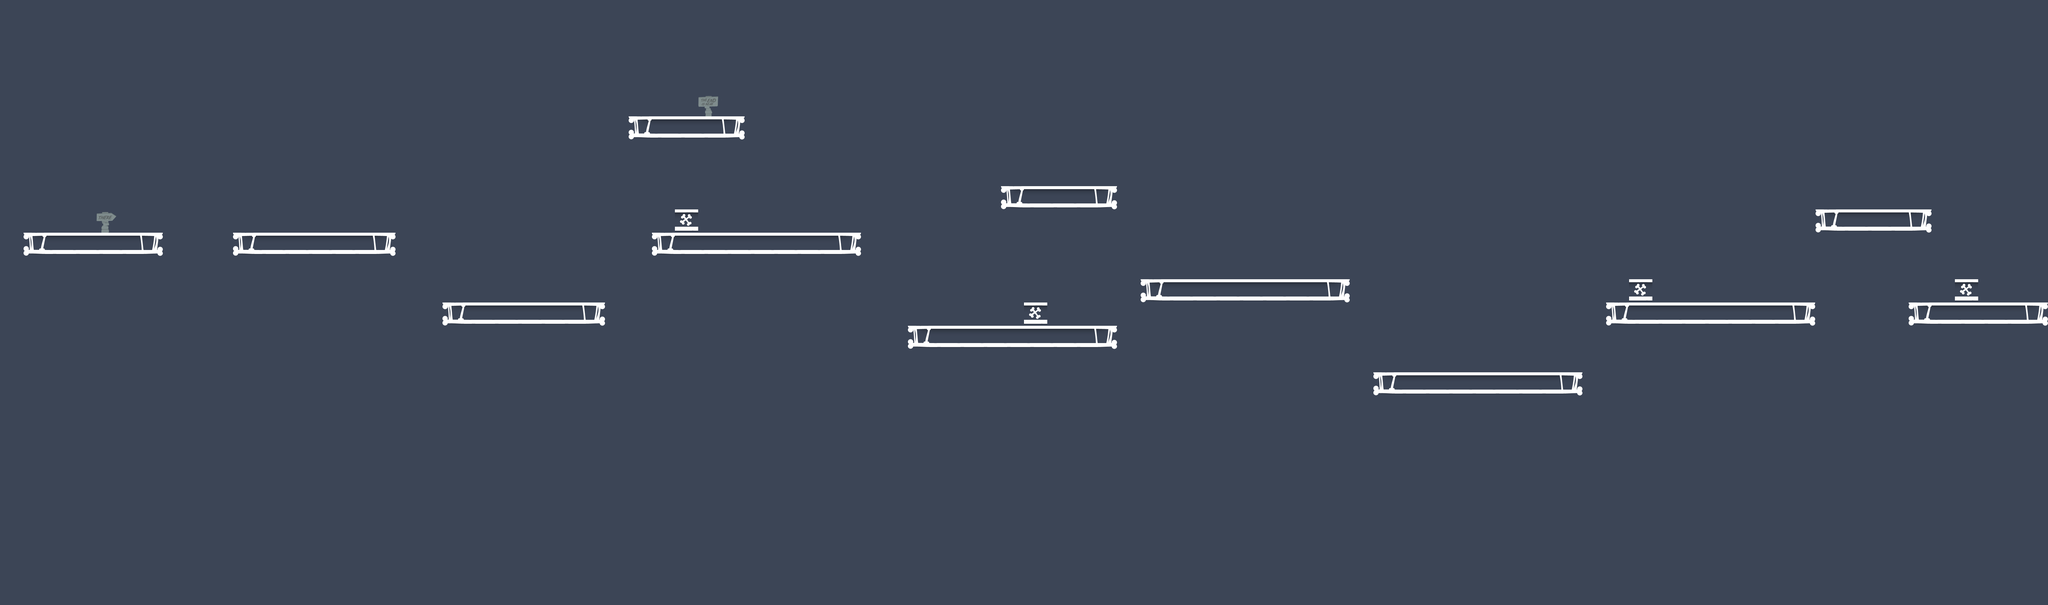

This game map was drawn from its Tiled (.tmx) file and the tilesets committed beside it. A one-line description and the trimmed map source follow:
An orthogonal 88x26 tile map with 70x70 px tiles, 2 tile layers (collision, foreground) and 26 objects (16x enemy, 9x items, player).

<map version="1.0" orientation="orthogonal" width="88" height="26" tilewidth="70" tileheight="70" backgroundcolor="#3c4556">
 <tileset firstgid="1" name="map_tiles_70" tilewidth="70" tileheight="70">
  <image source="map_tiles_70.png" width="560" height="140" />
  <tile id="0" />
  <tile id="1" />
  <tile id="2" />
  <tile id="3" />
 </tileset>
 <objectgroup color="#ffff00" name="items" width="88" height="26">
  <object name="gun" type="items" x="875" y="595" width="70" height="70">
   <properties>
    <property name="bullets" value="5" />
   </properties>
  </object>
  <object name="gun" type="items" x="2275" y="595" width="70" height="70">
   <properties>
    <property name="bullets" value="6" />
   </properties>
  </object>
  <object name="health" type="items" x="2835" y="875" width="70" height="70" />
  <object name="gun" type="items" x="3745" y="735" width="70" height="70">
   <properties>
    <property name="bullets" value="5" />
   </properties>
  </object>
  <object name="health" type="items" x="4445" y="1015" width="70" height="70" />
  <object name="health" type="items" x="5565" y="525" width="70" height="70" />
  <object name="gun" type="items" x="5775" y="805" width="70" height="70">
   <properties>
    <property name="bullets" value="4" />
   </properties>
  </object>
  <object name="exit_sign" type="items" x="5915" y="805" width="70" height="70" />
  <object name="door" type="items" x="5985" y="805" width="70" height="70" />
 </objectgroup>
 <objectgroup color="#00aa00" name="player" width="88" height="26">
  <object name="player" type="player" x="210" y="560" width="70" height="140" />
 </objectgroup>
 <objectgroup color="#ff0000" name="enemies" width="88" height="26">
  <object name="zombie" type="enemy" x="875" y="560" width="70" height="140">
   <properties>
    <property name="archetype" value="walker" />
    <property name="startLeft" value="true" />
   </properties>
  </object>
  <object name="zombie" type="enemy" x="1435" y="770" width="70" height="140">
   <properties>
    <property name="archetype" value="walker" />
   </properties>
  </object>
  <object name="zombie" type="enemy" x="1645" y="770" width="70" height="140">
   <properties>
    <property name="archetype" value="walker" />
    <property name="startLeft" value="true" />
   </properties>
  </object>
  <object name="zombie" type="enemy" x="2065" y="560" width="70" height="140">
   <properties>
    <property name="archetype" value="walker" />
   </properties>
  </object>
  <object name="zombie" type="enemy" x="2275" y="560" width="70" height="140">
   <properties>
    <property name="archetype" value="runner" />
    <property name="startLeft" value="true" />
   </properties>
  </object>
  <object name="zombie" type="enemy" x="2345" y="560" width="70" height="140">
   <properties>
    <property name="archetype" value="walker" />
   </properties>
  </object>
  <object name="zombie" type="enemy" x="2835" y="840" width="70" height="140">
   <properties>
    <property name="archetype" value="brute" />
    <property name="startLeft" value="true" />
   </properties>
  </object>
  <object name="zombie" type="enemy" x="3115" y="840" width="70" height="140">
   <properties>
    <property name="archetype" value="walker" />
   </properties>
  </object>
  <object name="zombie" type="enemy" x="3115" y="420" width="70" height="140">
   <properties>
    <property name="archetype" value="spitter" />
   </properties>
  </object>
  <object name="zombie" type="enemy" x="3605" y="700" width="70" height="140">
   <properties>
    <property name="archetype" value="runner" />
   </properties>
  </object>
  <object name="zombie" type="enemy" x="3885" y="700" width="70" height="140">
   <properties>
    <property name="archetype" value="walker" />
    <property name="startLeft" value="true" />
   </properties>
  </object>
  <object name="zombie" type="enemy" x="4235" y="980" width="70" height="140">
   <properties>
    <property name="archetype" value="runner" />
    <property name="startLeft" value="true" />
   </properties>
  </object>
  <object name="zombie" type="enemy" x="4515" y="980" width="70" height="140">
   <properties>
    <property name="archetype" value="runner" />
   </properties>
  </object>
  <object name="zombie" type="enemy" x="4935" y="770" width="70" height="140">
   <properties>
    <property name="archetype" value="walker" />
   </properties>
  </object>
  <object name="zombie" type="enemy" x="5285" y="770" width="70" height="140">
   <properties>
    <property name="archetype" value="walker" />
    <property name="startLeft" value="true" />
   </properties>
  </object>
  <object name="zombie" type="enemy" x="5845" y="770" width="70" height="140">
   <properties>
    <property name="archetype" value="walker" />
   </properties>
  </object>
 </objectgroup>
 <layer name="collision" width="88" height="26">
  <data>[2288 cells, 86 non-empty, 3 distinct tile ids]</data>
 </layer>
 <layer name="foreground" width="88" height="26">
  <data>[2288 cells, 6 non-empty, 3 distinct tile ids]</data>
 </layer>
</map>
